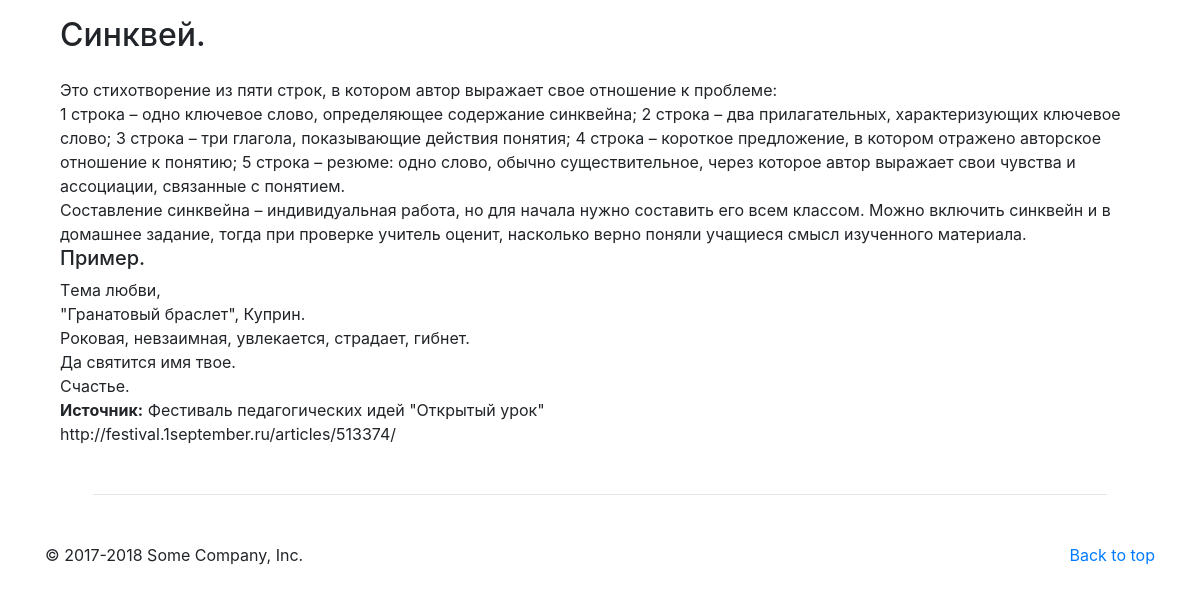
The page /card.php?stage=reflection&id=5 on the database its author committed.
### tables this page shows
CREATE TABLE `reflection` (
  `id` int(10) UNSIGNED NOT NULL,
  `name` varchar(400) NOT NULL,
  `description` varchar(10000) NOT NULL
);

### card.php (the view, shortened to what this page needs)
<?php
    require_once("configDB.php");
?>
<!doctype html>
<html lang="en">
  <head>
    <link rel="stylesheet" href="https://stackpath.bootstrapcdn.com/bootstrap/4.1.3/css/bootstrap.min.css">
  </head>
  <body>
    <section class="container m-3 ml-auto mr-auto">
			<?php
        $result = $pdo->query('SELECT stage_table_name FROM stages');
        $stages = array();
        while($row = $result->fetch(PDO::FETCH_ASSOC)){
          $stages[] = $row['stage_table_name'];
        }
        if (isset($_GET['stage']) && isset($_GET['id'])) {
          $table = htmlspecialchars($_GET['stage']);
          if (in_array($table, $stages)){
            $id = $_GET['id'];
            $qu = "SELECT * FROM ".$table." WHERE id=:id";
            $stmt = $pdo->prepare($qu);
            $stmt->execute([':id' => $id]);
            $row = $stmt->fetch(PDO::FETCH_ASSOC);
            echo '<section class="container">
                <h2 class="mb-4">'.$row['name'].'</h2>
                <section>'.$row['description'].'</section>
            </section>';
          }
      }
      ?>
    </section>
    <section class="container">
    	<hr class="featurette-divider m-5">
    </section>
    <footer class="container pb-5">
        <p class="float-right"><a href="#">Back to top</a></p>
        <p>© 2017-2018 Some Company, Inc.</p>
    </footer>
  </body>
</html>

### rows shown on the page
reflection: name "Синквей.", description "Это стихотворение из пяти строк, в котором автор выражает свое отношение к проблеме: 1 строка – одно ключевое слово, определяющее содержание синквейна; 2 строка – два прилагательных, характеризующих ключевое слово; 3 строка – три глагола, показывающие действия понятия; 4 строка – короткое предложение, в котором отражено авторское отношение к понятию; 5 строка – резюме: одно слово, обычно существительное, через которое автор выражает свои чувства и ассоциации, связанные с понятием. Составление синквейна – индивидуальная работа, но для начала нужно составить его всем классом. Можно включить синквейн и в домашнее задание, тогда при проверке учитель оценит, насколько верно поняли учащиеся смысл…"
